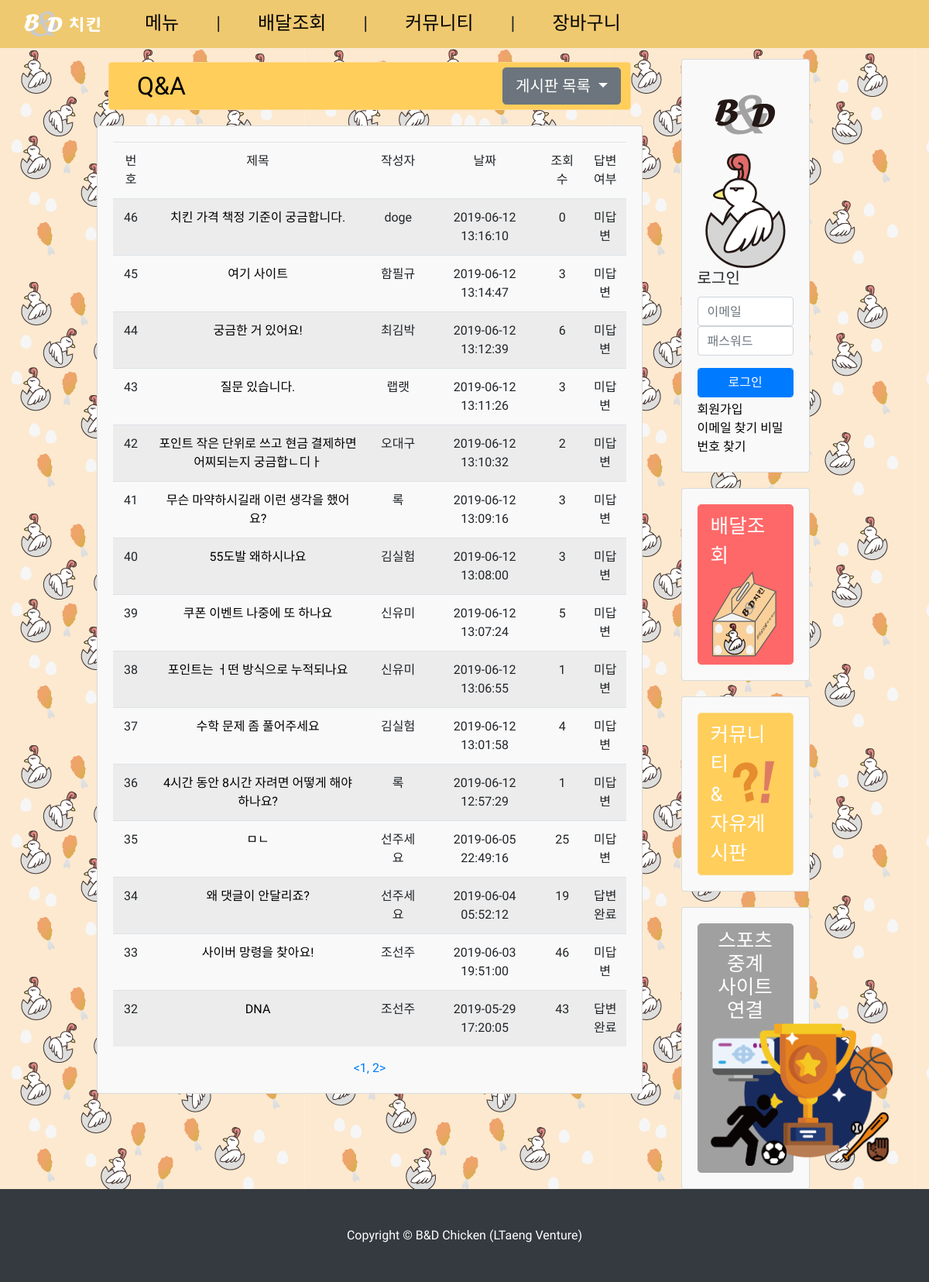
Page /pages/community/notice.php?kind=3 on the committed database.
### tables this page shows
CREATE TABLE `question` (
  `ID` int(11) NOT NULL,
  `userId` int(11) NOT NULL,
  `title` varchar(40) NOT NULL,
  `context` text NOT NULL,
  `answer` text,
  `time` timestamp NOT NULL DEFAULT CURRENT_TIMESTAMP,
  `hit` int(11) NOT NULL DEFAULT '0'
);

### pages/community/notice.php (the view, shortened to what this page needs)
<?php
include "/var/www/html/WebProgramming/sql/connection/dbconnect.php";
if (isset($_GET['kind']))
    $kind = mysqli_real_escape_string($con, $_GET['kind']);
else
    $kind = 1;
if ($kind == 2)
	$community = "free";
elseif ($kind == 3)
	$community = "question";
else {
	$community = "notice";
	$kind = 1;
}
$maxItem = 15;
if (!isset($_GET['page'])) {
    $page = 1;
} else {
    $page = mysqli_real_escape_string($con, $_GET['page']);
}
?>
<!DOCTYPE html>
<html>
    <head>
    <?php include "../header.php"; ?>
    </head>
    <body>
    <?php include "../navbar.php"; ?>
  <div class="container-fluid" style="padding-left: 125px; padding-right: 125px; background-image: url('../../assets/images/background-2.png');">
   <div class="row">
        <div class="col-lg-9 text-center">
		  <div class="col-lg-12 mt-4">
            <div class="btn btn-yellow full_button">
                <span class="huge_font" style="float: left; padding-left: 1.5rem;">
					<?php
					if ($community == 'question')
						echo 'Q&A';
					else if ($community == 'free')
						echo '자유 게시판';
					else
						echo '공지 사항';
					?>
                </span>
				<div class="dropdown" style="float: right">
					<button class="btn btn-lg btn-secondary dropdown-toggle text-left" type="button" id="dropdownMenuButton" data-toggle="dropdown" aria-haspopup="true" aria-expanded="false">
						게시판 목록
					</button>
				</div>
            </div>
          </div>
            <div class="card">
                <div class="card-body">
			        <table class="table table-striped">
			            <thead>
			                <tr>
				                <td width = "50" align = "center">번호</td>
				                <td width = "500" align = "center">제목</td>
				                <td width = "100" align = "center">작성자</td>
				                <td width = "200" align = "center">날짜</td>
				                <td width = "70" align = "center">조회수</td>
								<?php
									if($kind == 3)
										echo '<td width = "70" align = "center">답변여부</td>';
								?>
			                </tr>
			            </thead>
			            <tbody>
			            <?php
				            mysqli_query($con, "set session character_set_results=utf8;");
				            if($kind == 3)
								$query = "SELECT `ID`, `userId`, `title`, `time`, `hit`, `answer`, (SELECT `name` FROM `user` WHERE `userId` = `$community`.`userId`)
										as `name` FROM `$community` ORDER BY `ID` DESC LIMIT " .
										($page - 1) * $maxItem . ", $maxItem";
							else
								$query = "SELECT `ID`, `userId`, `title`, `time`, `hit`, (SELECT `name` FROM `user` WHERE `userId` = `$community`.`userId`)
										as `name` FROM `$community` ORDER BY `ID` DESC LIMIT " .
										($page - 1) * $maxItem . ", $maxItem";
							$result = mysqli_query($con, $query);
				            while($rows = mysqli_fetch_assoc($result)){
								if($kind == 3){
									if($rows['answer'] == null)
										$answer = '미답변';
									else
										$answer = '답변완료';
									echo '<tr>
										<td width = "50" align = "center">' . $rows['ID'] . '</td>
										<td width = "500" align = "center">
											<a href = "Q&A_view.php?ID=' . $rows['ID'] . '&kind=' . $kind . '">
											' . $rows['title'] . '
										</td>
										<td width = "100" align = "center">' . $rows['name'] . ' </td>
										<td width = "200" align = "center">' . $rows['time'] . ' </td>
										<td width = "50" align = "center">' . $rows['hit'] . ' </td>
										<td width = "50" align = "center">' . $answer . ' </td>
									</tr>';
								}
				            }
			            ?>
			            </tbody>
			        </table>
		            <div class="text-center text-primary">
                        <?php
				            $count_sql = "SELECT count(`ID`) as 'cnt' FROM `$community`";
				            $result = mysqli_query($con, $count_sql);
				            while ($row = mysqli_fetch_assoc($result)) {
					            $cnt = $row['cnt'];
				            }
				            $minPage = 1;
				            $maxPage = (int)($cnt / $maxItem) + 1;
				            echo "<a class='text-primary' href='./notice.php?page=$minPage&kind=$kind'><</a>";
				            for ($i = 1; $i < $cnt / $maxItem; $i++)
					            echo "<a class='text-primary' href='./notice.php?page=$i&kind=$kind'>$i</a>, ";
				            echo "<a class='text-primary' href='./notice.php?page=$i&kind=$kind'>$i</a>";
				            echo "<a class='text-primary' href='./notice.php?page=$maxPage&kind=$kind'>></a>";
                        ?>
                    </div>
                </div>
            </div>
        </div>
        <?php include "../sidebar.php"; ?>
    </div>
  </div>
  <?php include "../footer.php"; ?>
    </body>
</html>

### css/style.css (style rules this page uses)
body { font-family: 'Do Hyeon', sans-serif; padding-top: 56px; background-color: #fff9ed; }
a, a:hover, a:link { color: black; }
.full_button { width: 100%; }
.huge_font { font-size: 2rem; color: black; }
.btn-yellow { background-color: #ffce5b; border-color: #fcdb8d; color: white; }
.card { margin-top: 20px; background-color: #f9f9f9; }

### rows in the picture
question: ID "46", title "치킨 가격 책정 기준이 궁금합니다.", name "doge", time "2019-06-12 13:16:10", hit "0", answer "미답변"
question: ID "45", title "여기 사이트", name "함필규", time "2019-06-12 13:14:47", hit "3", answer "미답변"
question: ID "44", title "궁금한 거 있어요!", name "최김박", time "2019-06-12 13:12:39", hit "6", answer "미답변"
question: ID "43", title "질문 있습니다.", name "랩랫", time "2019-06-12 13:11:26", hit "3", answer "미답변"
question: ID "42", title "포인트 작은 단위로 쓰고 현금 결제하면 어찌되는지 궁금합ㄴ디ㅏ", name "오대구", time "2019-06-12 13:10:32", hit "2", answer "미답변"
question: ID "41", title "무슨 마약하시길래 이런 생각을 했어요?", name "록", time "2019-06-12 13:09:16", hit "3", answer "미답변"
question: ID "40", title "55도발 왜하시나요", name "김실험", time "2019-06-12 13:08:00", hit "3", answer "미답변"
question: ID "39", title "쿠폰 이벤트 나중에 또 하나요", name "신유미", time "2019-06-12 13:07:24", hit "5", answer "미답변"
question: ID "38", title "포인트는 ㅓ떤 방식으로 누적되나요", name "신유미", time "2019-06-12 13:06:55", hit "1", answer "미답변"
question: ID "37", title "수학 문제 좀 풀어주세요", name "김실험", time "2019-06-12 13:01:58", hit "4", answer "미답변"
question: ID "36", title "4시간 동안 8시간 자려면 어떻게 해야하나요?", name "록", time "2019-06-12 12:57:29", hit "1", answer "미답변"
question: ID "35", title "ㅁㄴ", name "선주세요", time "2019-06-05 22:49:16", hit "25", answer "미답변"
question: ID "34", title "왜 댓글이 안달리죠?", name "선주세요", time "2019-06-04 05:52:12", hit "19", answer "답변완료"
question: ID "33", title "사이버 망령을 찾아요!", name "조선주", time "2019-06-03 19:51:00", hit "46", answer "미답변"
question: ID "32", title "DNA", name "조선주", time "2019-05-29 17:20:05", hit "43", answer "답변완료"

### other values in the picture
$i "2"
